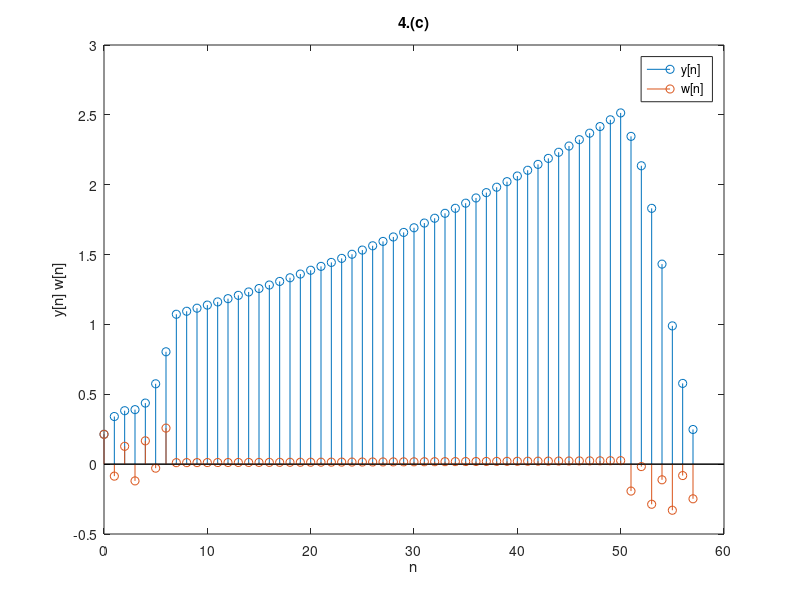

Source code (MATLAB):
%4.(c)(1)(2)
M=8; % M-pt
N=51;%n從0到50,length為51;
output1=zeros(1,N+M-1);%設定答案的陣列皆為0,等等進入迴圈加入脈衝函數
output2=zeros(1,N+M-1);
h=[1 1 1 1 1 1 1 1]/M;%h[n]為8-pt moving average
g=[1 -1 1 -1 1 -1 1 -1]/M;%g[n]=(-1)^n*h[n];
for k=0:1:50
    y=zeros(1,N+M-1);%設定共51組位移的脈衝函數起始為0
    w=zeros(1,N+M-1);
    index=1;%陣列index
    for i=1:1:N+M-1
        if(i>=(k+1)&&i<=(k+8))%將h,w位移後的脈衝函數放入陣列,除了h[n-k]跟g[n-k],其他皆為0
            y(i)=h(index);
            w(i)=g(index);
            index=index+1;
        end
    end    
    output1=output1+(1.02^k+cos((2*pi*k/8)+pi/4))*y;%將51組h[n-k]加總
    output2=output2+(1.02^k+cos((2*pi*k/8)+pi/4))*w;%將51組w[n-k]加總
end
t=(0:1:N+M-2);%脈衝函數在0,1,2....N+M-2有值,利用stem,將t跟h[n-k]總和及t跟w[n-k]總和對應
stem(t,output1);
hold on;%為了將兩張圖做比較,使用hold on
stem(t,output2);
title('4.(c)');
xlabel('n');
ylabel('y[n] w[n]');
legend('y[n]','w[n]');